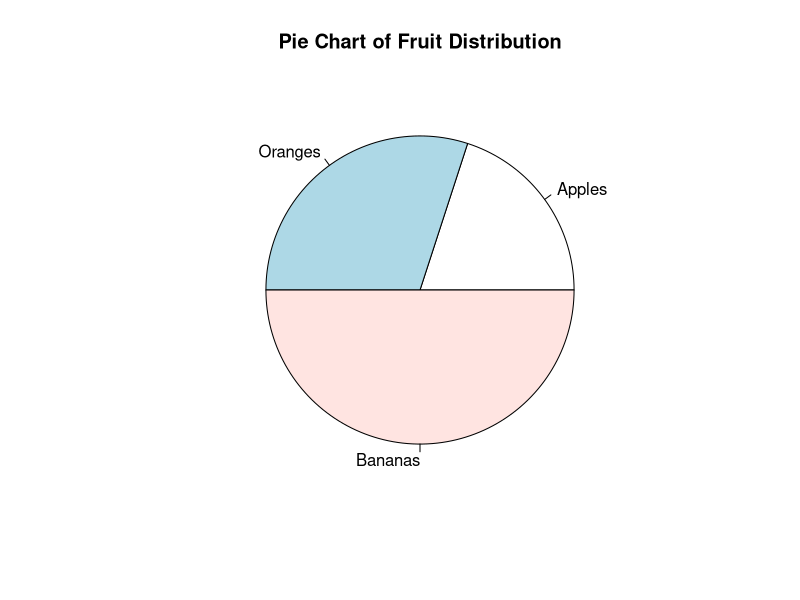
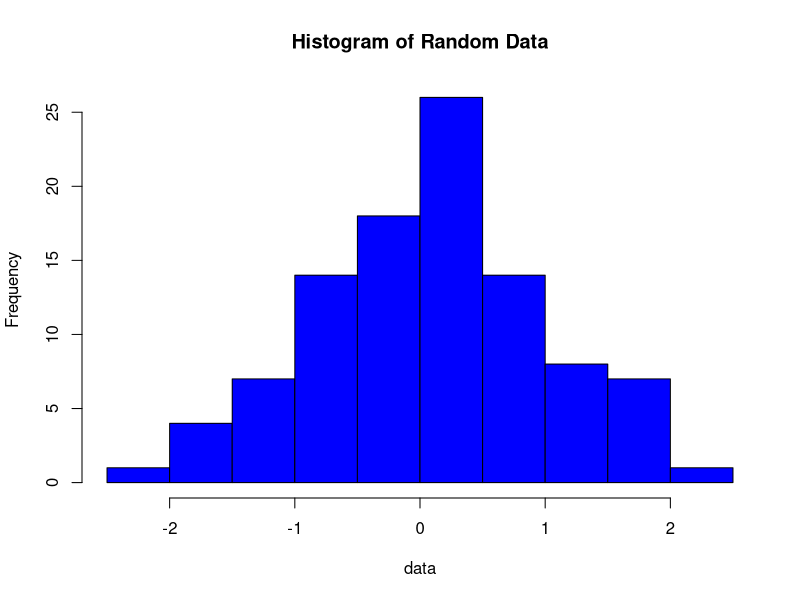
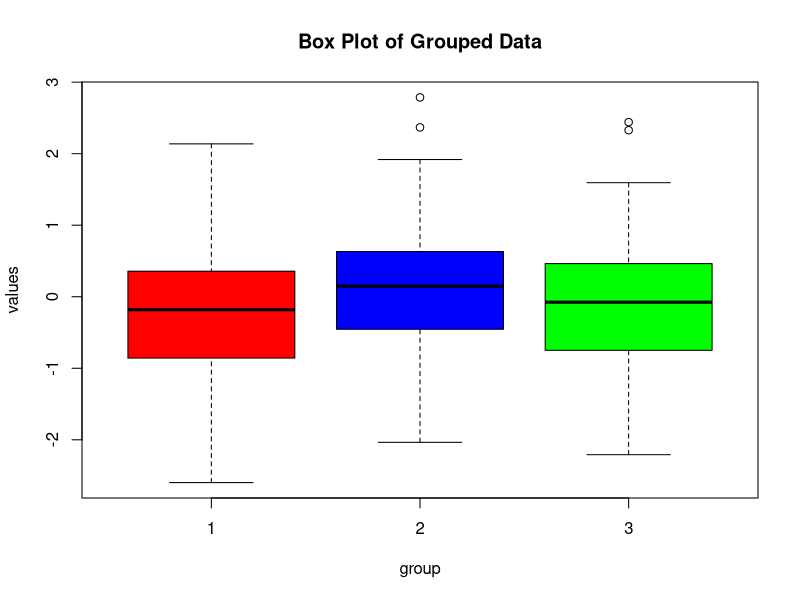
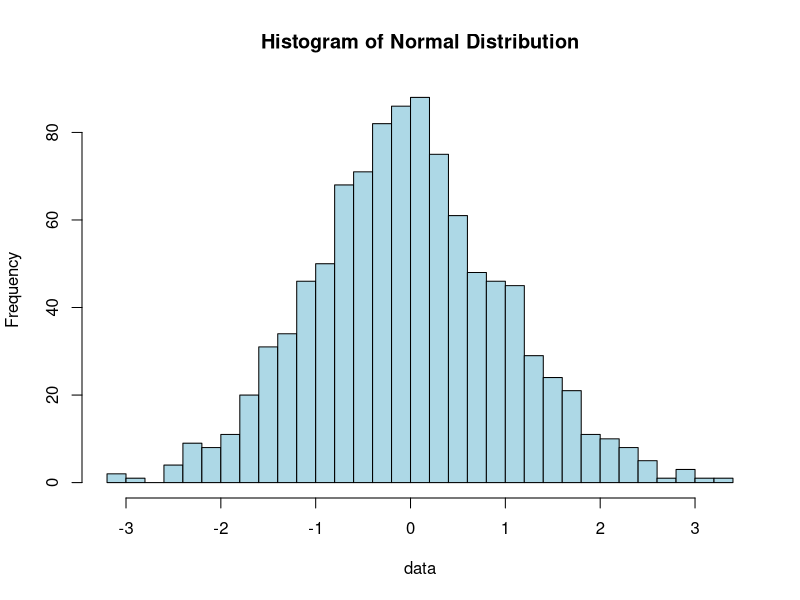
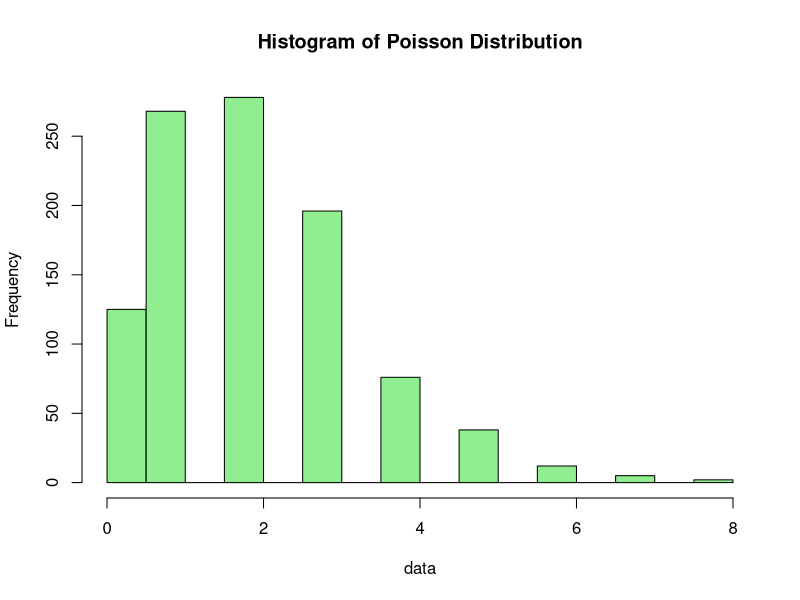

These charts were generated, in order, by the following R code:
# 1.1 Example data
sizes <- c(20, 30, 50)
labels <- c("Apples", "Oranges", "Bananas")

# Plotting a pie chart
pie(sizes, labels = labels, main = "Pie Chart of Fruit Distribution")


# 1.2 Example data
data <- rnorm(100, mean = 0, sd = 1)

# Plotting a histogram
hist(data, breaks = 10, col = "blue", main = "Histogram of Random Data")


# 1.3 Example data
group <- rep(1:3, each = 50)
values <- rnorm(150)

# Plotting a box plot
boxplot(values ~ group, col = c("red", "blue", "green"),
        main = "Box Plot of Grouped Data")


# Example function to calculate area of a circle
area_circle <- function(radius) {
  return(pi * radius^2)
}

# 2.1 Using the function
# Define the function to calculate area of a circle
area_circle <- function(radius) {
  return(pi * radius^2)
}

# Example usage
radius <- 5
area <- area_circle(radius)
print(paste("Area of circle with radius", radius, "is", area))


# 2.2 Example of integrating a function
f <- function(x) { return(x^2) }

result <- integrate(f, lower = 0, upper = 1)
print(paste("Integration result:", result$value))


# 3.1 Example of normal distribution
data <- rnorm(1000, mean = 0, sd = 1)

# Plotting histogram of normal distribution
hist(data, breaks = 30, col = "lightblue", main = "Histogram of Normal Distribution")


# 3.2Example of Poisson distribution
lambda <- 2
data <- rpois(1000, lambda)

# Plotting histogram of Poisson distribution
hist(data, breaks = 20, col = "lightgreen", main = "Histogram of Poisson Distribution")


